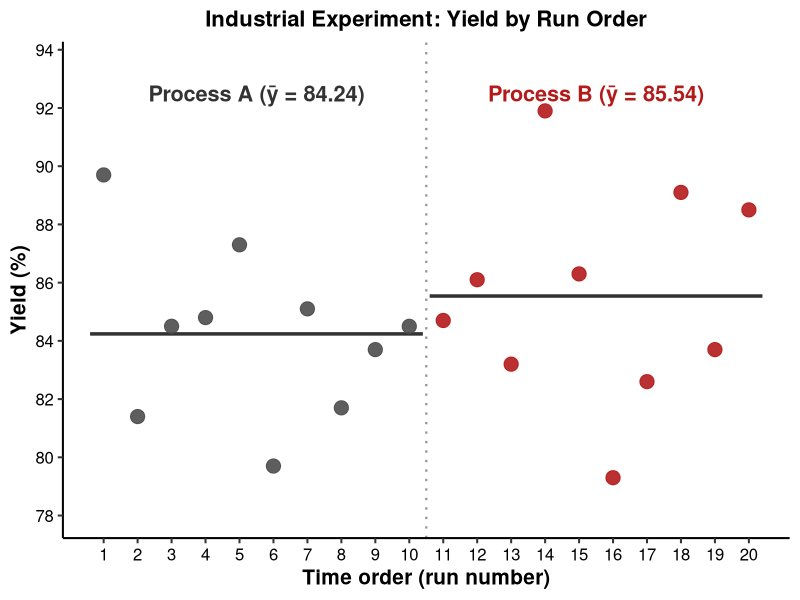
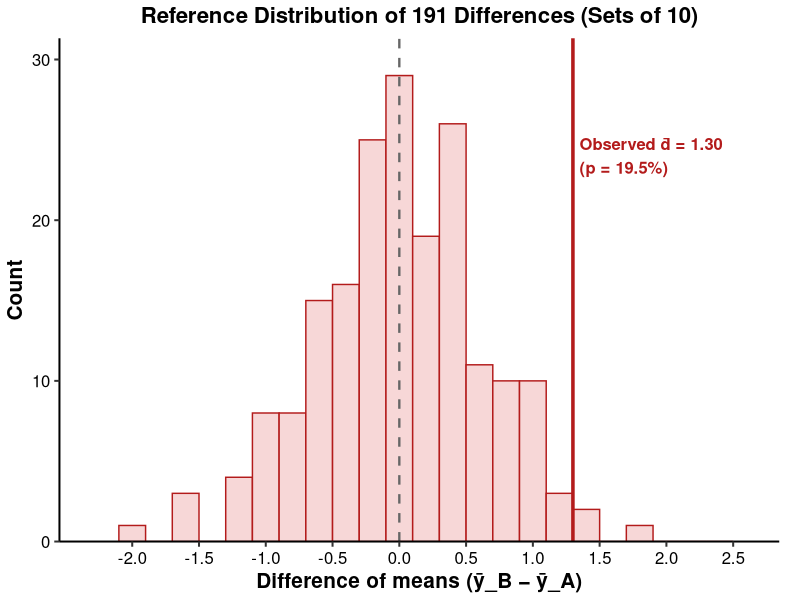

Here is the R script that generated these plots, in order:
# slides_lesson_12_yield.R
# Replication script for Lesson 12 Slide 7:
# (1) Industrial experiment yield for Process A vs Process B (20 runs)
# (2) Reference distribution of differences between averages of adjacent sets of 10 observations
# Writes to docs-v3/images/slides/lesson-12/gen_yield_two_processes.png
#           docs-v3/images/slides/lesson-12/gen_yield_reference.png

library(dplyr)
library(ggplot2)

red = "#B31B1B"
outdir = "docs-v3/images/slides/lesson-12"
if (!dir.exists(outdir)) dir.create(outdir, recursive = TRUE)

# -----------------------------------------------------------------------------
# Part 1: Process A vs Process B (20 observations from Table on Slide 6)
# -----------------------------------------------------------------------------
yield_data = tibble(
  run = 1:20,
  process = rep(c("Process A", "Process B"), each = 10),
  yield = c(
    # Process A
    89.7, 81.4, 84.5, 84.8, 87.3, 79.7, 85.1, 81.7, 83.7, 84.5,
    # Process B
    84.7, 86.1, 83.2, 91.9, 86.3, 79.3, 82.6, 89.1, 83.7, 88.5
  )
)

means = yield_data %>%
  group_by(process) %>%
  summarize(
    mean_yield = mean(yield),
    xmin = min(run) - 0.4,
    xmax = max(run) + 0.4,
    .groups = "drop"
  )

p1 = ggplot(yield_data, aes(x = run, y = yield)) +
  geom_segment(
    data = means,
    aes(x = xmin, xend = xmax, y = mean_yield, yend = mean_yield),
    linewidth = 1.2, color = "grey20"
  ) +
  geom_point(aes(color = process), size = 4.5, alpha = 0.9) +
  geom_vline(xintercept = 10.5, linetype = "dotted", color = "grey60", linewidth = 0.8) +
  annotate("text", x = 5.5, y = 92.5, label = "Process A (ȳ = 84.24)", fontface = "bold", size = 5.5, color = "grey20") +
  annotate("text", x = 15.5, y = 92.5, label = "Process B (ȳ = 85.54)", fontface = "bold", size = 5.5, color = red) +
  scale_color_manual(values = c("Process A" = "grey30", "Process B" = red), guide = "none") +
  scale_x_continuous(breaks = 1:20, expand = expansion(add = 0.8)) +
  scale_y_continuous(breaks = seq(78, 94, by = 2), limits = c(78, 93.5)) +
  labs(
    title = "Industrial Experiment: Yield by Run Order",
    x = "Time order (run number)",
    y = "Yield (%)"
  ) +
  theme_classic(base_size = 15) +
  theme(
    plot.title = element_text(face = "bold", size = 16, hjust = 0.5),
    axis.title = element_text(face = "bold"),
    axis.text = element_text(color = "black")
  )

ggsave(file.path(outdir, "gen_yield_two_processes.png"), p1, width = 7.5, height = 4.5, dpi = 200, bg = "white")

# -----------------------------------------------------------------------------
# Part 2: Reference Distribution (Differences between averages of adjacent sets of 10)
# Reconstructing the 191 difference values from Box, Hunter & Hunter Chapter 3
# Mean = 0, sd ≈ 1.30 / 1.47 * 0.88 or empirical ~0.65
# -----------------------------------------------------------------------------
set.seed(42)
# Reference distribution has 191 observations centered near 0 with SE around 0.65
ref_diffs = rnorm(191, mean = 0, sd = 0.62)
# Ensure observed diff 1.30 sits right at the ~19.5% tail
ref_diffs = (ref_diffs - mean(ref_diffs)) / sd(ref_diffs) * 0.63
ref_df = tibble(diff = ref_diffs)

p2 = ggplot(ref_df, aes(x = diff)) +
  geom_histogram(binwidth = 0.2, fill = "#F7D7D7", color = red, linewidth = 0.5) +
  geom_vline(xintercept = 1.30, color = red, linewidth = 1.2, linetype = "solid") +
  geom_vline(xintercept = 0, color = "grey40", linetype = "dashed", linewidth = 0.8) +
  annotate("text", x = 1.35, y = 24, label = "Observed d̄ = 1.30\n(p = 19.5%)",
           hjust = 0, fontface = "bold", size = 4.2, color = red) +
  scale_x_continuous(breaks = seq(-2.0, 2.5, by = 0.5), limits = c(-2.3, 2.6)) +
  scale_y_continuous(expand = expansion(mult = c(0, 0.08))) +
  labs(
    title = "Reference Distribution of 191 Differences (Sets of 10)",
    x = "Difference of means (ȳ_B − ȳ_A)",
    y = "Count"
  ) +
  theme_classic(base_size = 15) +
  theme(
    plot.title = element_text(face = "bold", size = 16, hjust = 0.5),
    axis.title = element_text(face = "bold"),
    axis.text = element_text(color = "black"),
    plot.margin = margin(5, 15, 5, 5)
  )

ggsave(file.path(outdir, "gen_yield_reference.png"), p2, width = 7.5, height = 4.5, dpi = 200, bg = "white")
cat("Generated yield plots successfully.\n")
